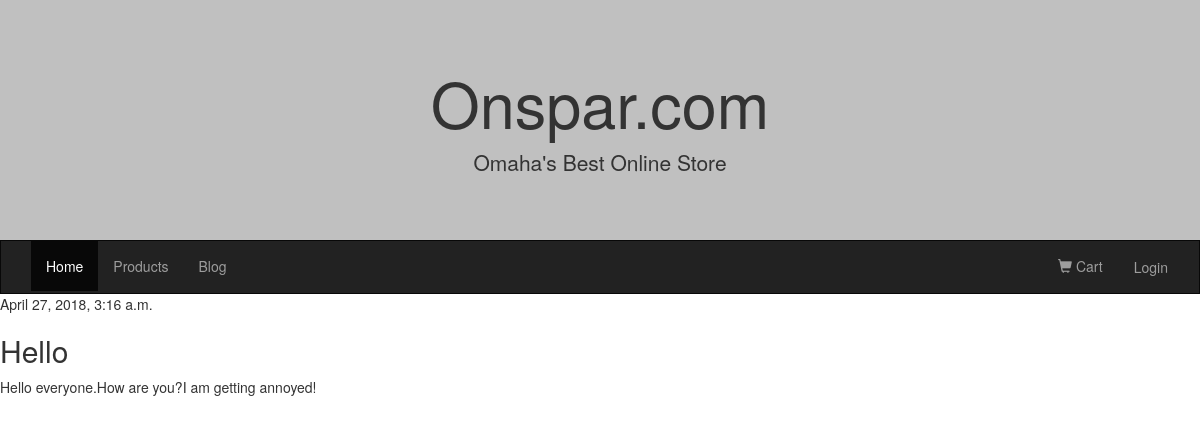
Page /blog/1/ on the committed database.
### blog/models.py (models this page shows, shortened)
class Post(models.Model):
    author = models.ForeignKey('auth.User')
    title = models.CharField(max_length=200)
    text = models.TextField()
    created_date = models.DateTimeField(
            default=timezone.now)
    published_date = models.DateTimeField(
            blank=True, null=True)

### blog/views.py (the view)
# urls.py: url(r'^(?P<id>\d+)/$', views.post_detail, name='post_detail'),
def post_detail(request, id):
    post = get_object_or_404(Post, id=id)
    return render(request, 'blog/post_detail.html', {'post': post})

### blog/templates/blog/post_detail.html (shortened to what this page needs)
{% extends 'blog/base.html' %}
{% block content %}
    <div class="post">
        {% if post.published_date %}
            <div class="date">
                {{ post.published_date }}
            </div>
        {% endif %}
        <h2>{{ post.title }}</h2>
        <p>{{ post.text|linebreaksbr }}</p>
    </div>
{% endblock %}

### portfolio/templates/portfolio/base.html (style rules this page uses)
body { background-color: white; }

### rows in the picture
Post: published_date "April 27, 2018, 3:16 a.m.", title "Hello", text "Hello everyone.How are you?I am getting annoyed!"
